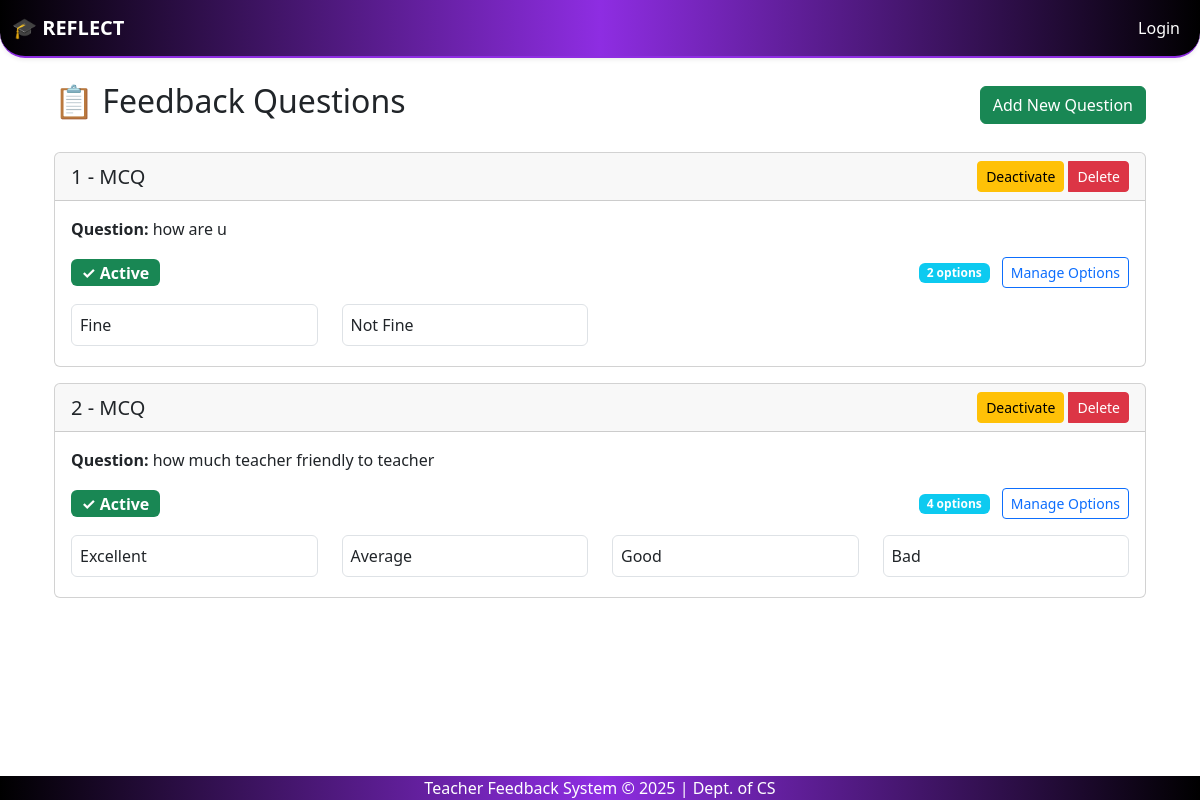
Page /questions/ on the earlier database version.
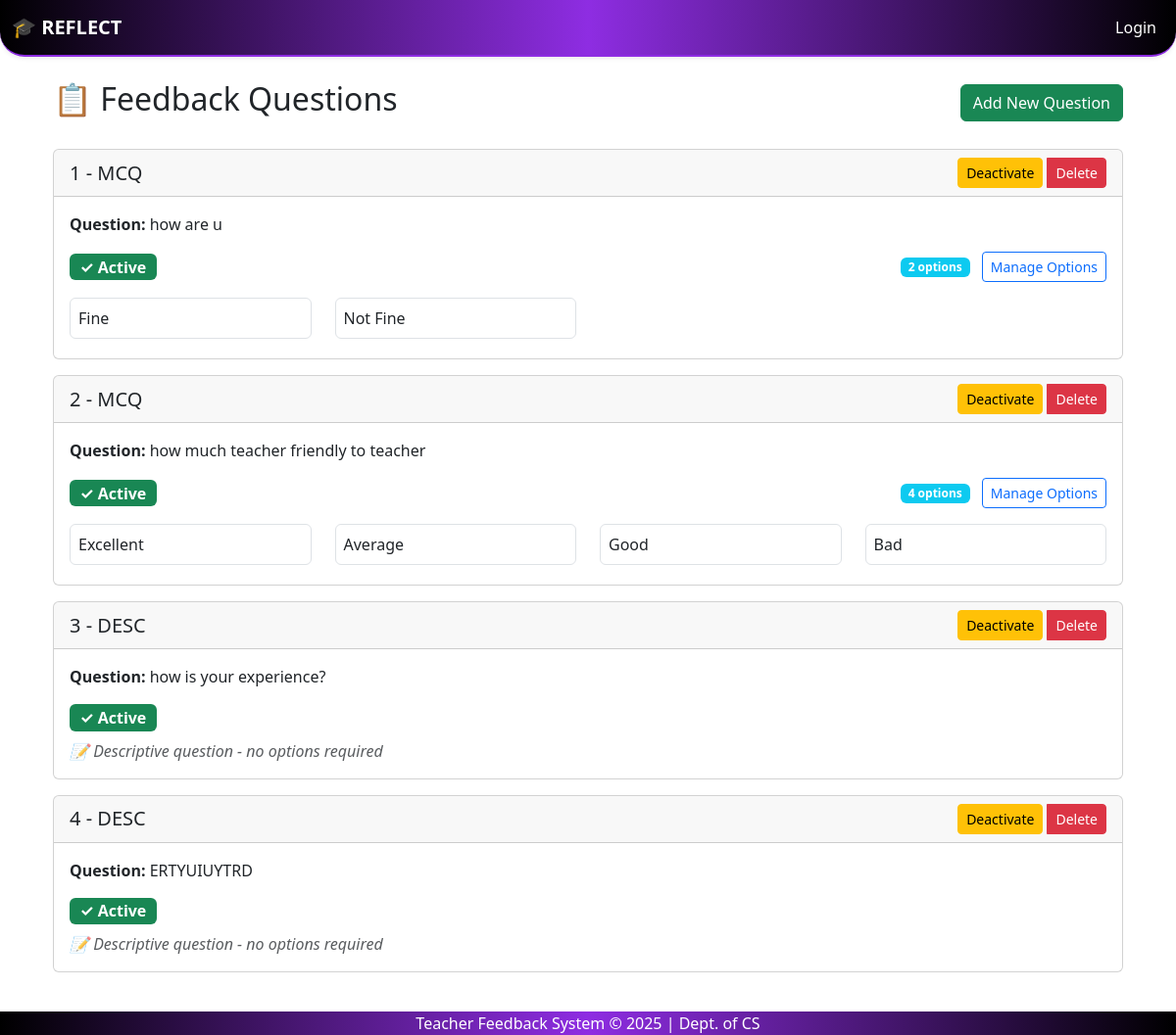
Same page on the later database version.
### feedback_app/models.py (models this page shows, shortened)
class FeedbackQuestion(models.Model):
    q_id = models.AutoField(primary_key=True)
    q_desc = models.TextField()
    q_type = models.CharField(max_length=20)  # e.g., 'MCQ' or 'DESC'
    active = models.BooleanField(default=True)

class FeedbackQOption(models.Model):
    q = models.ForeignKey(FeedbackQuestion, on_delete=models.CASCADE)
    ans_id = models.CharField(max_length=10)  # Custom ID (not necessary for options)
    answer = models.CharField(max_length=200)  # The text of the option (e.g., "Excellent")

### feedback_app/views.py (the view)
# urls.py: path('questions/', views.list_questions, name='list_questions'),
def list_questions(request):
    questions = FeedbackQuestion.objects.all().order_by('-active', 'q_id')  # Show active questions first
    return render(request, 'list_questions.html', {'questions': questions})

### feedback_app/context_processors.py (called while the page is built)
def is_admin(request):
    user = request.user
    return {'is_admin': user.is_superuser or user.groups.filter(name='admin').exists()}

def is_hod(request):
    return {'is_hod': request.user.groups.filter(name='hod').exists()}

def is_teacher(request):
    return {'is_teacher': request.user.groups.filter(name='teacher').exists()}

### templates/list_questions.html (shortened to what this page needs)
{% extends 'base.html' %}
{% block content %}
<div class="container">
    <div class="d-flex justify-content-between align-items-center mb-4">
        <h2>📋 Feedback Questions</h2>
        <a href="{% url 'add_question' %}" class="btn btn-success">
             Add New Question
        </a>
    </div>
    <div class="row">
        {% for q in questions %}
        <div class="col-md-12 mb-3">
            <div class="card {% if not q.active %}border-secondary{% endif %}">
                <div
                    class="card-header d-flex justify-content-between align-items-center {% if not q.active %}bg-light text-muted{% endif %}">
                    <div>
                        <h5 class="mb-0">{{ q.q_id }} - {{ q.q_type }}</h5>
                    </div>
                    <div class="btn-group" role="group">
                        <form method="post" action="{% url 'toggle_question_status' q.q_id %}" style="display: inline;">
                            {% if q.active %}
                            <button type="submit" class="btn btn-sm btn-warning"
                                onclick="return confirm('Are you sure you want to deactivate this question?')">
                                 Deactivate
                            </button>
                            {% else %}
                            <button type="submit" class="btn btn-sm btn-success"
                                onclick="return confirm('Are you sure you want to activate this question?')">
                                <i class="fas fa-play"></i> Activate
                            </button>
                            {% endif %}
                        </form>
                        <a href="{% url 'delete_question' q.q_id %}" class="btn btn-sm btn-danger ms-1">
                             Delete
                        </a>
                    </div>
                </div>
                <div class="card-body {% if not q.active %}text-muted{% endif %}">
                    <p class="card-text"><strong>Question:</strong> {{ q.q_desc }}</p>
                    <div class="d-flex justify-content-between align-items-center">
                        <span class="badge {% if q.active %}bg-success{% else %}bg-secondary{% endif %} fs-6">
                            {% if q.active %}✓ Active{% else %}⏸ Inactive{% endif %}
                        </span>
                        {% if q.q_type == 'MCQ' %}
                        <div>
                            <span class="badge bg-info">{{ q.feedbackqoption_set.count }} options</span>
                            <a href="{% url 'add_options' q.q_id %}" class="btn btn-sm btn-outline-primary ms-2">
                                 Manage Options
                            </a>
                        </div>
                        {% endif %}
                    </div>
                    {% if q.q_type == 'MCQ' and q.feedbackqoption_set.all %}
                    <div class="mt-3">
                        <div class="row mt-2">
                            {% for option in q.feedbackqoption_set.all %}
                            <div class="col-md-3 mb-1">
                                <div class="p-2 border rounded bg-white text-dark">
                                    {{ option.answer }}
                                </div>
                            </div>
                            {% endfor %}
                        </div>
                    </div>
                    {% elif q.q_type == 'DESC' %}
                    <div class="mt-2">
                        <em class="text-muted">📝 Descriptive question - no options required</em>
                    </div>
                    {% endif %}
                </div>
            </div>
        </div>
        {% endfor %}
    </div>
</div>
{% endblock %}

### templates/base.html (shortened to what this page needs)
{% load static %}
<!DOCTYPE html>
<html lang="en">
<head>
    <link href="https://cdn.jsdelivr.net/npm/bootstrap@5.3.0/dist/css/bootstrap.min.css" rel="stylesheet">
</head>
<body class="d-flex flex-column min-vh-100">
    <nav class="navbar navbar-expand-lg navbar-dark gradient-navbar shadow-sm">
        <div class="container-fluid">
            <a class="navbar-brand fw-bold" href="{% url 'index' %}">🎓 REFLECT</a>
            <div class="collapse navbar-collapse" id="navbarMenu">
                <ul class="navbar-nav mb-2 mb-lg-0">
                    {% if user.is_authenticated %}
                        <li class="nav-item">
                            <span class="navbar-text text-white me-3">👋 {{ user.username|title }}</span>
                        </li>
                        <li class="nav-item">
                            <form method="post" action="{% url 'logout' %}">
                                {% csrf_token %}
                                <button type="submit" class="btn btn-outline-light btn-sm">Logout</button>
                            </form>
                        </li>
                    {% else %}
                        <li class="nav-item">
                            <a class="nav-link" href="{% url 'login' %}">Login</a>
                        </li>
                    {% endif %}
                </ul>
            </div>
        </div>
    </nav>
    <div class="container mt-4 flex-grow-1">
        {% block content %}{% endblock %}
    </div>
    <footer class="footer-gradient text-white text-center py-7 mt-4">
        <p class="mb-0">Teacher Feedback System &copy; 2025 | Dept. of CS</p>
    </footer>
</body>
</html>

### templates/base.html (style rules this page uses)
.gradient-navbar { background: linear-gradient(to right, #000000, #8e2de2, #000000); border-bottom: 2px solid #8e2de2; animation: fadeIn 1s ease-in-out; border-radius: 0 0 25px 25px; }
.navbar .nav-link, .navbar .navbar-brand, .navbar .navbar-text { color: white !important; transition: color 0.3s ease-in-out; }
.footer-gradient { background: linear-gradient(to right, #000000, #8e2de2, #000000); }

Differences in the rows shown:
added FeedbackQuestion: q_id "3", q_type "DESC", active "Deactivate", q_desc "how is your experience?", shows "📝 Descriptive question - no options required"
added FeedbackQuestion: q_id "4", q_type "DESC", active "Deactivate", q_desc "ERTYUIUYTRD", shows "📝 Descriptive question - no options required"
